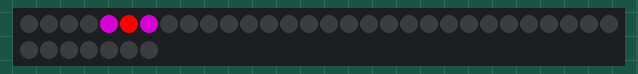
A sketch run on a simulated ESP8266 (Wemos D1 mini). Shown: 37 RGB LEDs in strip order, left to right, continuing on the next row. WiFi joins after 1.5 s; servers stay silent unless stated; what the sketch prints to the serial monitor is not drawn.

Above: at 2.11 s.
At 5.55 s:
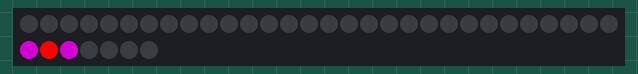
At 8.53 s:
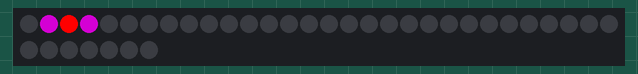
At 16.27 s:
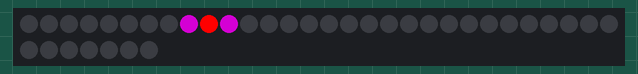
At 23.96 s:
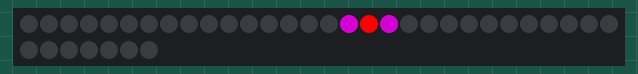
At 39.54 s:
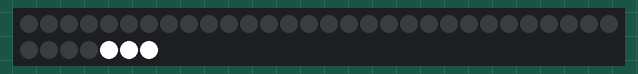

The sketch:

wifi_test.ino
```cpp
#include <ESP8266WiFi.h>
#include <FastLED.h>

#define NUM_LEDS 37
#define DATA_PIN D4
#define CLOCK_PIN 13
int delay_time = 100;
CRGB leds[NUM_LEDS];

const char* ssid = "matilda";
const char* password = "D1minimini";

void setup() {
  FastLED.addLeds<NEOPIXEL, DATA_PIN>(leds, NUM_LEDS);  // GRB ordering is assumed
  FastLED.clear();
  FastLED.show();
  Serial.begin(115200);
  delay(100); // allow Serial to start


  Serial.println();
  Serial.println("Booting D1 Mini...");

  WiFi.mode(WIFI_STA);          // Station mode only
  WiFi.setAutoReconnect(true);  // enable automatic reconnect
  Serial.println("Connecting to Wi-Fi...");
  WiFi.begin(ssid, password);

   int retries = 0;
  while (WiFi.status() != WL_CONNECTED && retries < 40) {
    delay(500);
    Serial.print(".");
    retries++;
  }

  if (WiFi.status() == WL_CONNECTED) {
    Serial.println("\nConnected!");
    Serial.print("IP Address: ");
    Serial.println(WiFi.localIP());
  } else {
    Serial.println("\nFailed to connect!");
  }


}

  void loop() {
  for (int i = 0; i < NUM_LEDS - 3; i++){
    if (i == 0){
      leds[i] = CRGB::White;
      leds[i+1] = CRGB::White;
      leds[i+2] = CRGB::White;
      FastLED.show();
      delay(delay_time);
      FastLED.clear();

    } else {
        leds[i] = CRGB::Purple;
        leds[i+1] = CRGB::Red;
        leds[i+2] = CRGB::Purple;
        FastLED.show();
        delay(delay_time);
        FastLED.clear();
    }
  }

  for (int i = NUM_LEDS - 3; i > 0; i--){
    if (i == NUM_LEDS - 3){
      leds[i] = CRGB::White;
      leds[i+1] = CRGB::White;
      leds[i+2] = CRGB::White;
      FastLED.show();
      delay(delay_time);
      FastLED.clear();

    } else {
      leds[i] = CRGB::Purple;
      leds[i+1] = CRGB::Red;
      leds[i+2] = CRGB::Purple;
      FastLED.show();
      delay(delay_time);
      FastLED.clear();
    }
  }
}
```
